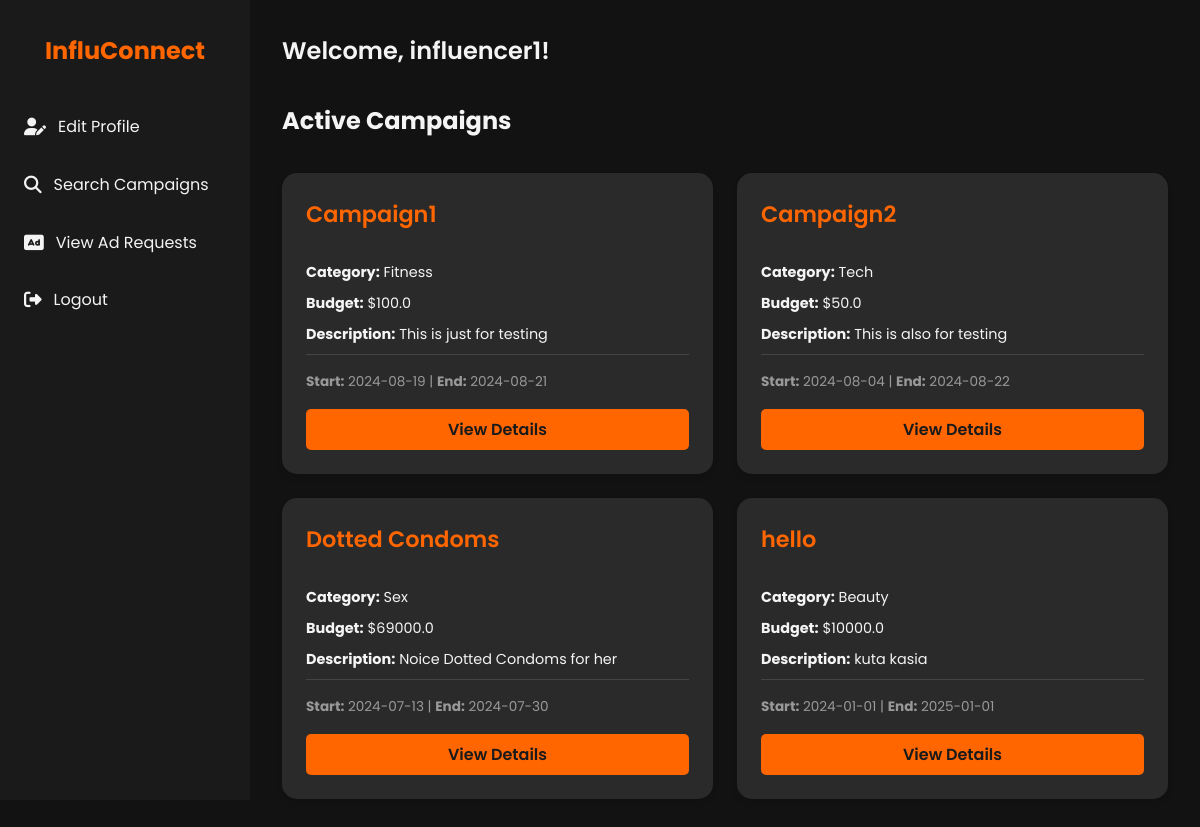
/influencer (signed in), run on an earlier commit of the app's database.
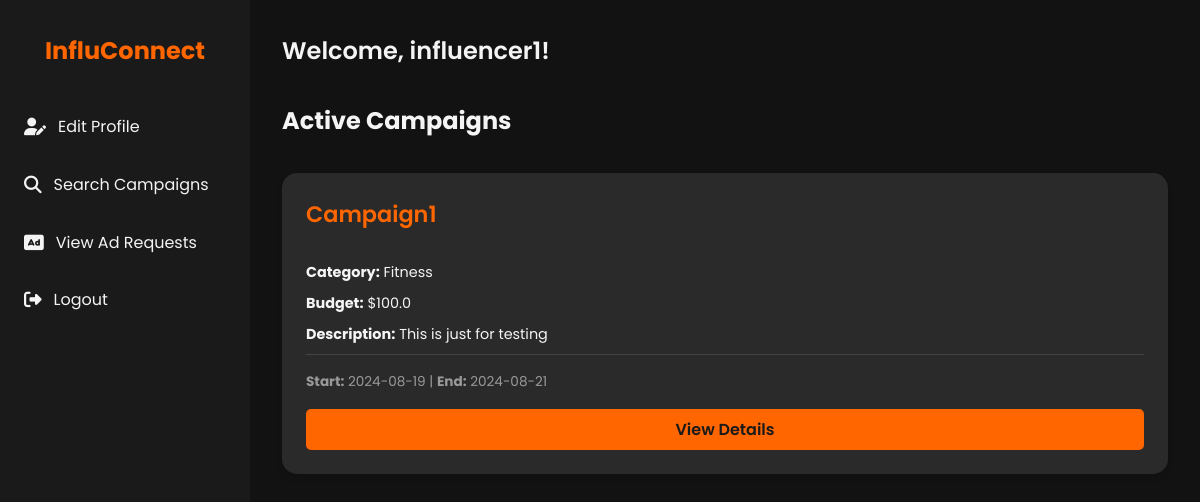
And on a later commit of the database.
### models.py (models this page shows, shortened)
class Campaign(db.Model):
    id = db.Column(db.Integer, primary_key=True)
    sponsor_id = db.Column(db.Integer, db.ForeignKey('sponsor.id'), nullable=False)
    title = db.Column(db.String(120), nullable=False)
    description = db.Column(db.Text)
    budget = db.Column(db.Float)
    category = db.Column(db.String(120))
    status = db.Column(db.String(50), nullable=False)  # active, completed, flagged
    start_date = db.Column(db.DateTime)
    end_date = db.Column(db.DateTime)
    is_public = db.Column(db.Boolean, default=True)
    sponsor = db.relationship('Sponsor', backref=db.backref('campaigns', lazy=True))

### app.py (the view)
    @app.route('/influencer')
    @login_required
    def influencer():
        if current_user.role != 'influencer':
            flash('Access denied. This page is for influencers only.', 'danger')
            return redirect(url_for('home'))
        active_campaigns = Campaign.query.filter_by(status='active', is_public=True).order_by(Campaign.start_date.desc()).limit(6).all()
        return render_template('influencer.html', current_user=current_user, active_campaigns=active_campaigns)

### templates/influencer.html (shortened to what this page needs)
<!DOCTYPE html>
<html lang="en">
<head>
    <link rel="stylesheet" href="https://cdnjs.cloudflare.com/ajax/libs/font-awesome/6.1.1/css/all.min.css">
</head>
<body>
    <div class="dashboard">
        <aside class="sidebar">
            <div class="logo">
                <h1>InfluConnect</h1>
            </div>
            <nav>
                <ul class="nav-menu">
                    <li class="nav-item">
                        <a href="{{ url_for('influencer_profile') }}" class="nav-link">
                            <i class="fas fa-user-edit"></i> Edit Profile
                        </a>
                    </li>
                    <li class="nav-item">
                        <a href="{{ url_for('search_campaigns') }}" class="nav-link">
                            <i class="fas fa-search"></i> Search Campaigns
                        </a>
                    </li>
                    <li class="nav-item">
                        <a href="{{ url_for('influencer_ad_requests') }}" class="nav-link">
                            <i class="fas fa-ad"></i> View Ad Requests
                        </a>
                    </li>
                    <li class="nav-item">
                        <a href="{{ url_for('logout') }}" class="nav-link">
                            <i class="fas fa-sign-out-alt"></i> Logout
                        </a>
                    </li>
                </ul>
            </nav>
        </aside>
        <main class="main-content">
            <header class="header">
                <h1 class="welcome-text">Welcome, {{ current_user.username }}!</h1>
            </header>
            <section class="active-campaigns">
                <h2>Active Campaigns</h2>
                <div class="campaigns-grid">
                    {% for campaign in active_campaigns %}
                    <div class="campaign-card">
                        <h3 class="campaign-title">{{ campaign.title }}</h3>
                        <p class="campaign-details"><strong>Category:</strong> {{ campaign.category }}</p>
                        <p class="campaign-details"><strong>Budget:</strong> ${{ campaign.budget }}</p>
                        <p class="campaign-details"><strong>Description:</strong> {{ campaign.description[:100] }}{% if campaign.description|length > 100 %}...{% endif %}</p>
                        <p class="campaign-dates">
                            <strong>Start:</strong> {{ campaign.start_date.strftime('%Y-%m-%d') if campaign.start_date else 'N/A' }} |
                            <strong>End:</strong> {{ campaign.end_date.strftime('%Y-%m-%d') if campaign.end_date else 'N/A' }}
                        </p>
                        <a href="{{ url_for('campaign_details', campaign_id=campaign.id) }}" class="btn-view-details">View Details</a>
                    </div>
                    {% endfor %}
                </div>
            </section>
        </main>
    </div>
</body>
</html>

What changed in the data, as far as the page shows it:
removed Campaign: title "Campaign2", category "Tech", budget "50.0", description "This is also for testing", start_date "2024-08-04", end_date "2024-08-22"
no longer on this page (row edited): Campaign: title "Dotted Condoms", category "Sex", budget "69000.0", description "Noice Dotted Condoms for her", start_date "2024-07-13", end_date "2024-07-30"
removed Campaign: title "hello", category "Beauty", budget "10000.0", description "kuta kasia", start_date "2024-01-01", end_date "2025-01-01"
